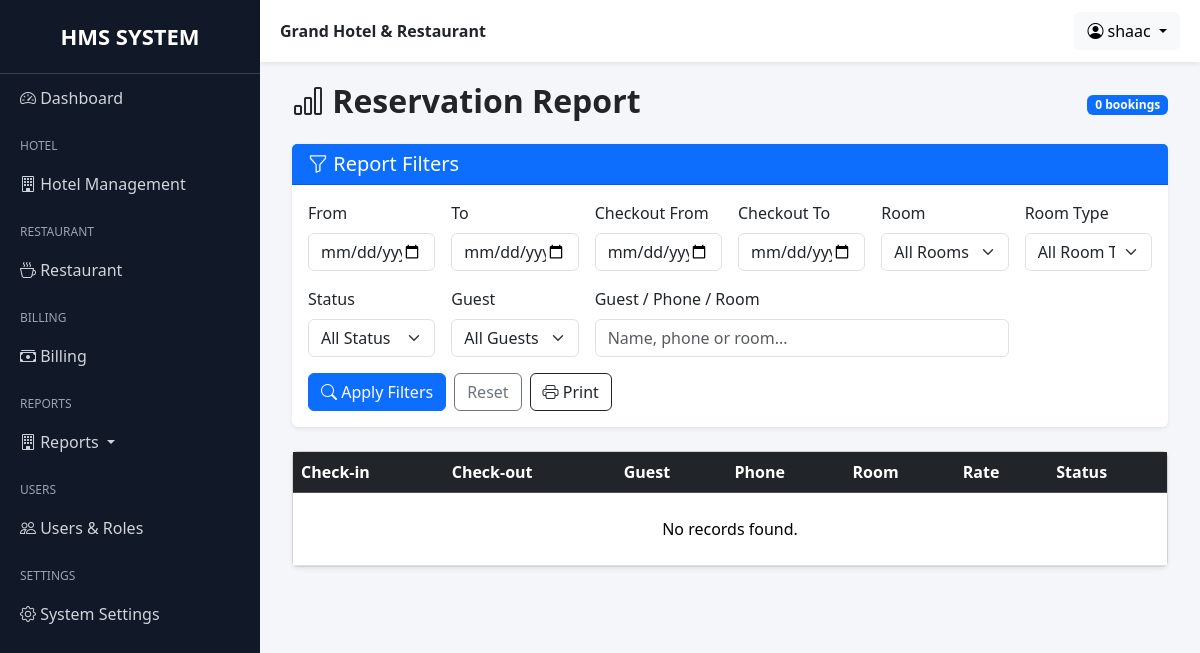
Before: /grand/reports/reservation-report/ (signed in) with the older database file.
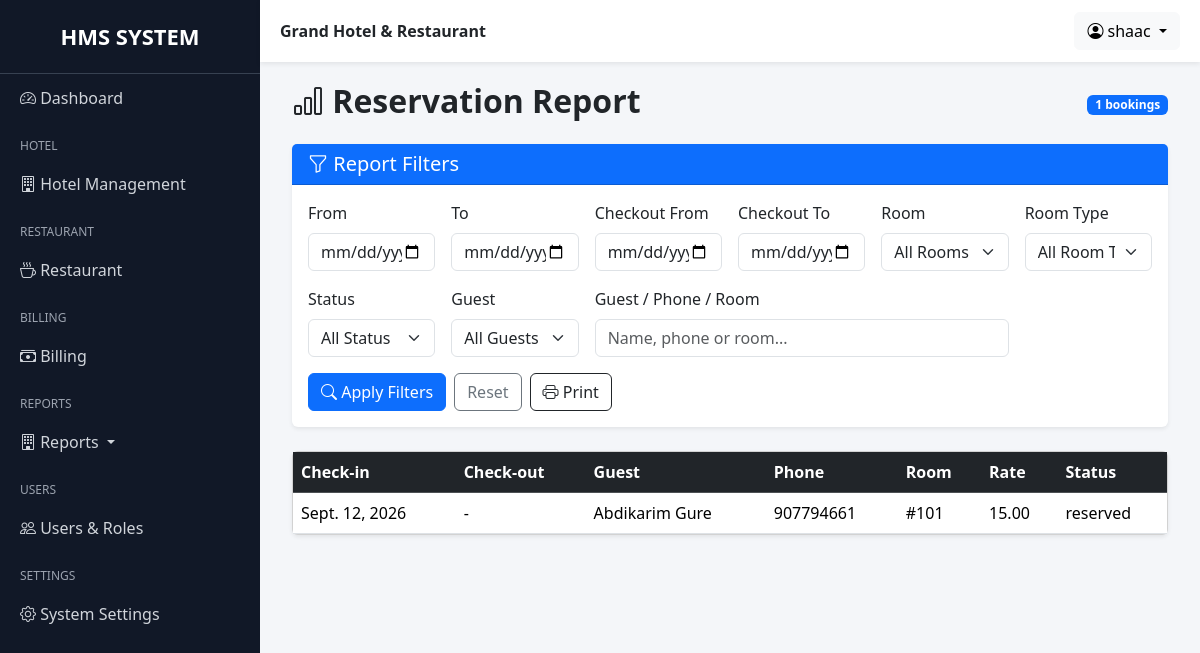
After: the same page with the newer database file.
### hotel/models.py (models this page shows, shortened)
class Booking(models.Model):
    BOOKING_STATUS = (
        ("reserved", "Reserved"),
        ("checked_in", "Checked In"),
        ("checked_out", "Checked Out"),
        ("cancelled", "Cancelled"),
    )
    guest = models.ForeignKey(Guest, on_delete=models.PROTECT)
    room = models.ForeignKey(Room, on_delete=models.PROTECT)
    check_in = models.DateField()
    check_out = models.DateField(blank=True, null=True)
    status = models.CharField(max_length=20, default="checked_in")
    with_ac = models.BooleanField(default=False)
    room_price = models.DecimalField(max_digits=8, decimal_places=2, blank=True, null=True)
    actual_check_in_at = models.DateTimeField(null=True, blank=True)
    actual_check_out_at = models.DateTimeField(null=True, blank=True)
    late_checkout_approved = models.BooleanField(default=False)
    late_checkout_charge = models.DecimalField(max_digits=8, decimal_places=2, default=Decimal("0.00"))
    created = models.DateTimeField(auto_now_add=True)
    created_by = models.ForeignKey(User, on_delete=models.SET_NULL, null=True, blank=True)
    updated = models.DateTimeField(auto_now=True)
    updated_by = models.ForeignKey(
        User, on_delete=models.SET_NULL, null=True, blank=True,
        related_name="booking_updated_by"
    )

class Guest(models.Model):
    first_name = models.CharField(max_length=100)
    last_name = models.CharField(max_length=100)
    phone = models.CharField(max_length=20)
    email = models.EmailField(blank=True, null=True)
    address = models.CharField(max_length=200, blank=True)
    created = models.DateTimeField(auto_now_add=True, blank=True, null=True)
    created_by = models.ForeignKey(User, on_delete=models.SET_NULL, null=True, blank=True)
    def __str__(self):
        return f"{self.first_name} {self.last_name}"

class Room(models.Model):
    ROOM_TYPES = (
        ("single", "Single"),
        ("double", "Double"),
        ("suite", "Suite"),
    )
    ROOM_STATUS = (
        ("available", "Available"),
        ("reserved", "Reserved"),
        ("occupied", "Occupied"),
        ("cleaning", "Cleaning"),
        ("maintenance", "Maintenance"),
        ("out_of_order", "Out of Order"),
    )
    number = models.IntegerField(unique=True)
    room_type = models.CharField(max_length=20, choices=ROOM_TYPES)
    price = models.DecimalField(max_digits=8, decimal_places=2)
    price_with_ac = models.DecimalField(max_digits=8, decimal_places=2)
    is_available = models.BooleanField(default=True)
    status = models.CharField(max_length=20, choices=ROOM_STATUS, default="available")
    created = models.DateTimeField(auto_now_add=True, blank=True, null=True)
    created_by = models.ForeignKey(User, on_delete=models.SET_NULL, null=True, blank=True)
    def __str__(self):
        return f"{self.number}"

### reports/views.py (the view)
class ReservationReportView(HotelReportBase):
    template_name = "reports/hotel/reservation_report.html"
    def get_context_data(self, **kwargs):
        c = super().get_context_data(**kwargs)
        form, qs = self.filtered_bookings()
        c.update({
            "form": form,
            "bookings": qs.order_by("-created", "room__number"),
            "total_bookings": qs.count(),
        })
        return c

### accounts/mixins.py (called while the page is built)
    def dispatch(self, request, *args, **kwargs):
        if not request.user.is_authenticated:
            return redirect("login")
        if not hasattr(request.user, "userprofile"):
            return redirect("no_permission")
        if request.user.userprofile.role not in self.allowed_roles:
            return redirect("no_permission")
        return super().dispatch(request, *args, **kwargs)

### reports/views.py (called while the page is built, shortened)
    def filtered_bookings(self):
        form = ReportFilterForm(self.request.GET or None)
        qs = Booking.objects.select_related("guest", "room").prefetch_related("room_stays")
        return form, qs.distinct()

### templates/reports/hotel/reservation_report.html (shortened to what this page needs)
{% extends "base.html" %}
{% block content %}
<div class="container-fluid">
  <div class="d-flex justify-content-between align-items-center mb-3">
    <h2 class="fw-bold"><i class="bi bi-bar-chart"></i> Reservation Report</h2>
    <span class="badge text-bg-primary">{{ total_bookings }} bookings</span>
  </div>
  {% include "reports/includes/report_filter.html" %}
  <div class="card shadow-sm"><div class="table-responsive">
    <table class="table table-hover align-middle mb-0">
      <thead class="table-dark"><tr><th>Check-in</th><th>Check-out</th><th>Guest</th><th>Phone</th><th>Room</th><th>Rate</th><th>Status</th></tr></thead>
      <tbody>{% for booking in bookings %}<tr>
<td>{{ booking.check_in }}</td><td>{{ booking.check_out|default:"-" }}</td>
<td>{{ booking.guest }}</td><td>{{ booking.guest.phone }}</td><td>#{{ booking.room.number }}</td>
<td>{{ booking.room_price }}</td><td>{{ booking.status }}</td>
</tr>{% empty %}<tr><td colspan="7" class="text-center py-4">No records found.</td></tr>{% endfor %}</tbody>
    </table>
  </div></div>
</div>
{% endblock %}

Changed rows visible on the page:
added Booking: check_in "Sept. 12, 2026", check_out "-", guest "Abdikarim Gure", guest.phone "907794661", room.number "101", room_price "15.00", status "reserved"
Other visible differences:
{{ total_bookings }}: "0" → "1"
text no longer shown: "No records found."
